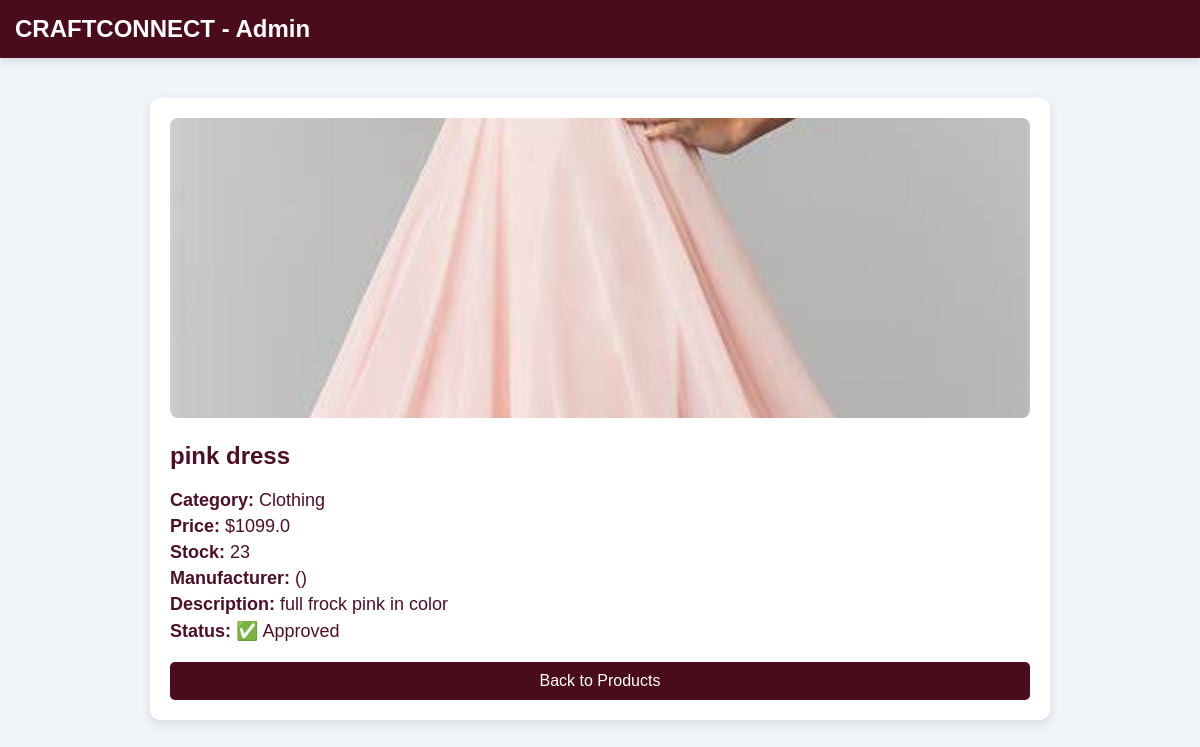
/admin/product/details/2, run on the app's committed database.
### tables this page shows
CREATE TABLE products (
            id INTEGER PRIMARY KEY AUTOINCREMENT,
            name TEXT NOT NULL,
            description TEXT NOT NULL,
            price REAL NOT NULL,
            image TEXT NOT NULL,
            manufacturer_id INTEGER, approved INTEGER DEFAULT 0, category TEXT, stock_limit INTEGER DEFAULT NULL, size_chart TEXT,
            FOREIGN KEY (manufacturer_id) REFERENCES users (id)
        );

### app.py (the view)
@app.route('/admin/product/details/<int:product_id>')
def admin_product_details(product_id):
    conn = get_db_connection()
    product = conn.execute('SELECT * FROM products WHERE id = ?', (product_id,)).fetchone()
    orders = conn.execute('SELECT o.*, u.username FROM orders o JOIN users u ON o.user_id = u.id WHERE o.product_id = ?', (product_id,)).fetchall()
    reviews = conn.execute('SELECT r.*, u.username FROM product_reviews r JOIN users u ON r.user_id = u.id WHERE r.product_id = ?', (product_id,)).fetchall()
    conn.close()
    if not product:
        flash('Product not found!', 'danger')
        return redirect('/admin')
    return render_template('admin_product_details.html', product=product, orders=orders, reviews=reviews)

### app.py (called while the page is built)
def get_db_connection():
    conn = sqlite3.connect("craftconnect.db")
    conn.row_factory = sqlite3.Row
    return conn

### templates/admin_product_details.html (shortened to what this page needs)
<!DOCTYPE html>
<html lang="en">
<head>
    <link rel="stylesheet" href="{{ url_for('static', filename='css/styles.css') }}">
</head>
<body>
    <nav class="navbar">CRAFTCONNECT - Admin</nav>
    <div class="container">
        {% if product %}
            <img src="{{ url_for('static', filename='uploads/' + product['image']) if product['image'] else url_for('static', filename='images/default-product.png') }}"
                 class="product-img"
                 alt="{{ product['name'] }}">
            <div class="details">
                <h2>{{ product['name'] }}</h2>
                <p><strong>Category:</strong> {{ product['category'] }}</p>
                <p><strong>Price:</strong> ${{ product['price'] }}</p>
                <p><strong>Stock:</strong> {{ product['stock_limit'] if product['stock_limit'] else 'Unlimited' }}</p>
                <p><strong>Manufacturer:</strong> {{ product['manufacturer_name'] }} ({{ product['manufacturer_email'] }})</p>
                <p><strong>Description:</strong> {{ product['description'] }}</p>
                <p><strong>Status:</strong> {% if product['approved'] == 1 %}✅ Approved{% else %}❌ Rejected{% endif %}</p>
            </div>
            <div class="btn-container">
                <a href="{{ url_for('admin_manage_products') }}" class="back-btn">Back to Products</a>
            </div>
        {% else %}
            <h2 style="text-align: center; color: red;">Product Not Found</h2>
        {% endif %}
    </div>
</body>
</html>

### static/css/styles.css (style rules this page uses)
body { margin: 0; padding: 0; overflow-x: hidden; font-family: Arial, sans-serif; background: white; color: #4D0F28; min-height: 100vh; box-sizing: border-box; width:100%; max-width: 100%; }
.navbar { display: flex; justify-content: space-between; align-items: center; padding: 15px 30px; background: #4D0F28; color: white; box-shadow: 0px 4px 8px rgba(0, 0, 0, 0.1); max-width: 100%; flex-wrap: wrap; }
* { outline: none; box-sizing: border-box; max-width: 100vw; }

### templates/admin_product_details.html (style rules this page uses)
body { font-family: Arial, sans-serif; background-color: #f0f4f8; margin: 0; padding: 0; }
.navbar { width: 100%; background-color: #4a0c1c; color: white; padding: 15px; text-align: left; font-size: 24px; font-weight: bold; }
.container { width: 80%; max-width: 900px; margin: 40px auto; background: white; padding: 20px; border-radius: 10px; box-shadow: 0 4px 10px rgba(0, 0, 0, 0.1); }
.product-img { width: 100%; max-height: 300px; object-fit: cover; border-radius: 8px; }
.details { margin-top: 20px; }
.details p { font-size: 18px; margin: 5px 0; }
.btn-container { margin-top: 20px; display: flex; gap: 15px; }
.back-btn { background: #4a0c1c; color: white; padding: 10px 15px; border: none; border-radius: 5px; font-size: 16px; cursor: pointer; flex: 1; text-align: center; text-decoration: none; }

### data on the page
products: image (picture), name "pink dress", category "Clothing", price "1099.0", stock_limit "23", description "full frock pink in color"
